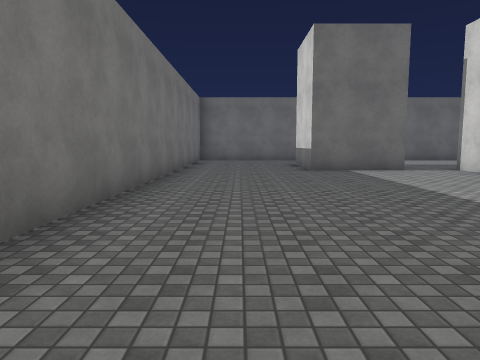
view 1 (above)

24 first-person views from a walk through a 3-D level made in the Unity game engine. The camera is 1.4 m above the floor, tilts 6° down and sees 70° across. The floor is counted in squares, 2 m on a side. Each view is taken from the middle of a square. On the plan, view 1 faces up. The plan holds only what a view shows up to about 11 squares ahead; the rest is blank. The place goes on beyond the plan. The player is left out. Some animated figures are left out. Surface patterns are stand-ins for the level's own textures.

view 2
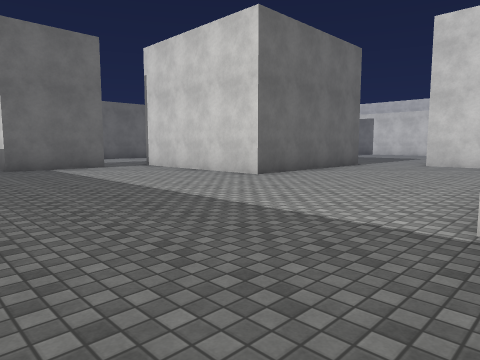

view 3
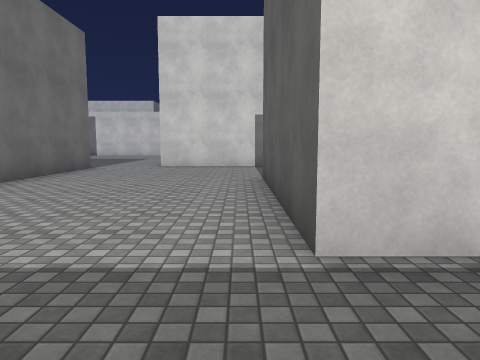

view 4
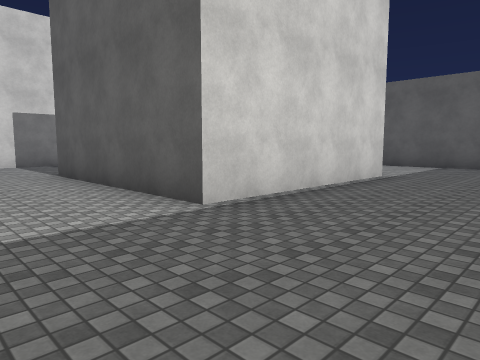

view 5
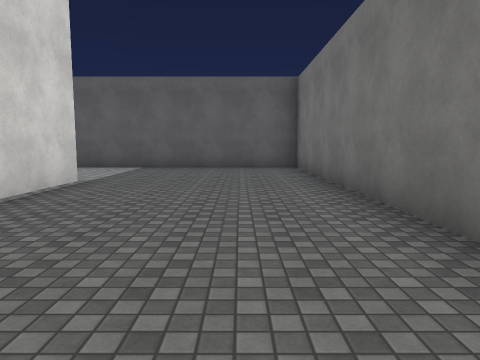

view 6
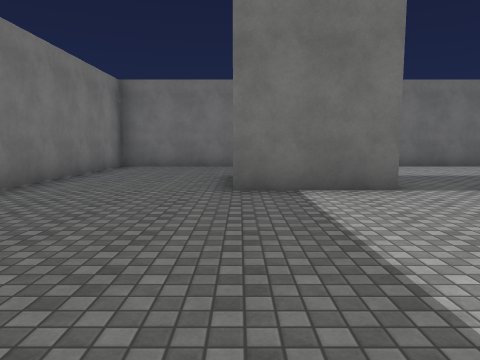

view 7
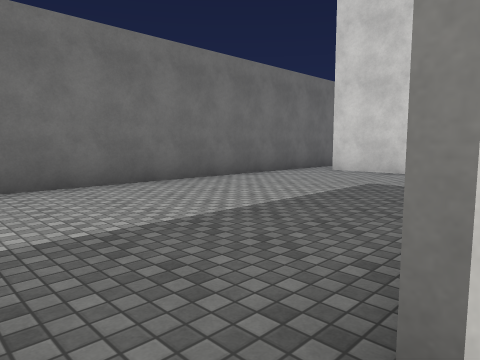

view 8
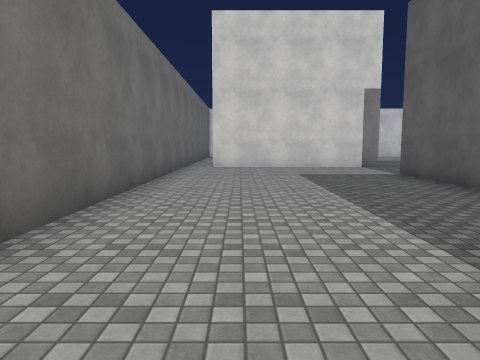

view 9
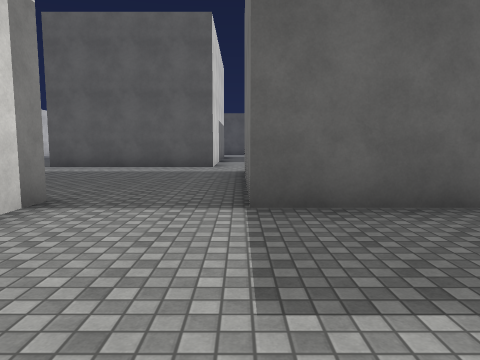

view 10
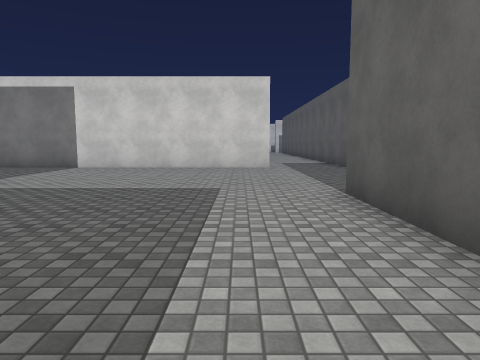

view 11
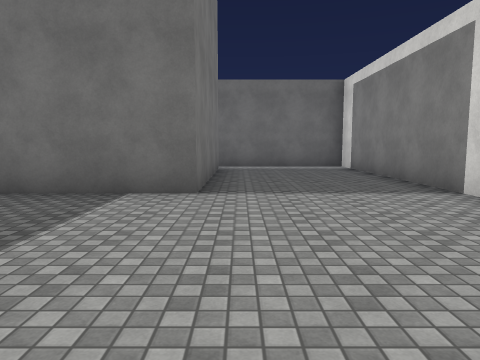

view 12
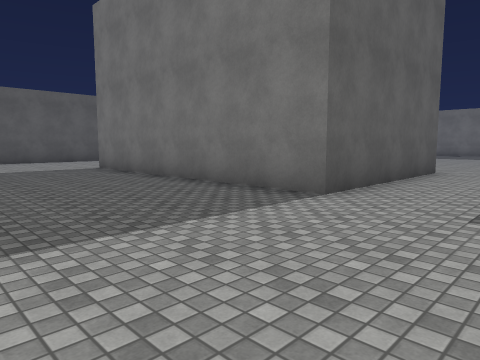

view 13
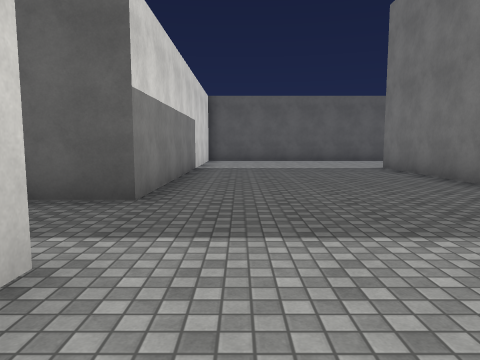

view 14
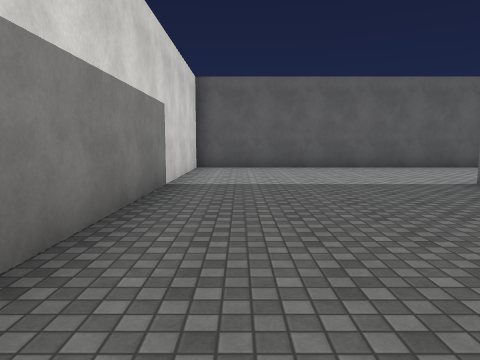

view 15
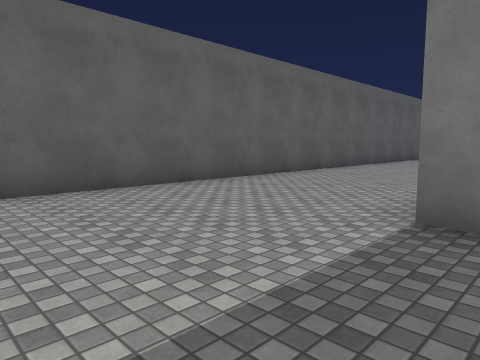

view 16
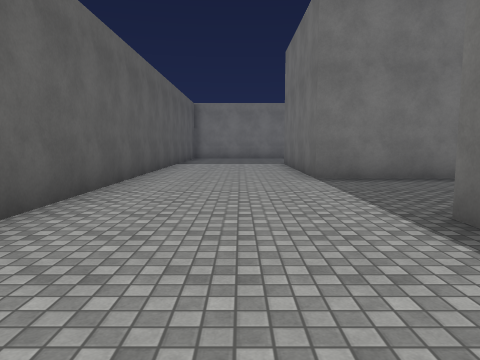

view 17
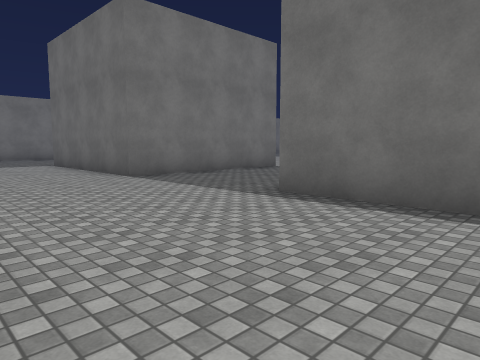

view 18
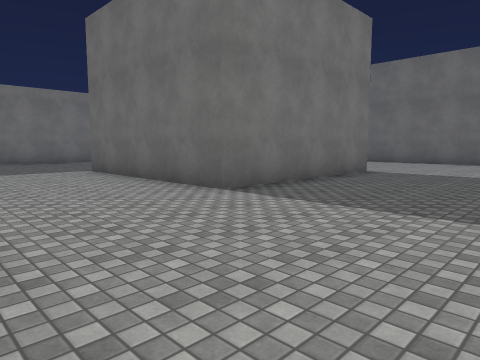

view 19
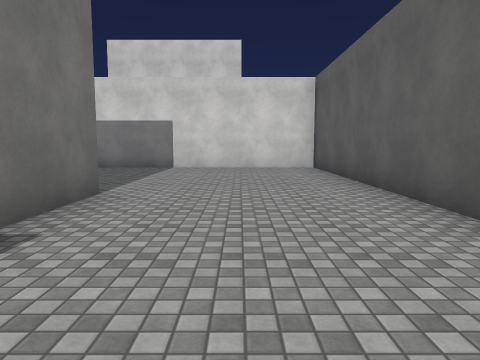

view 20
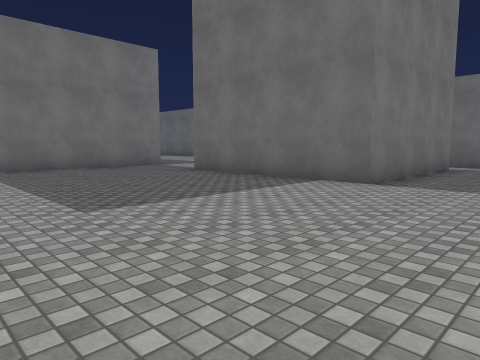

view 21
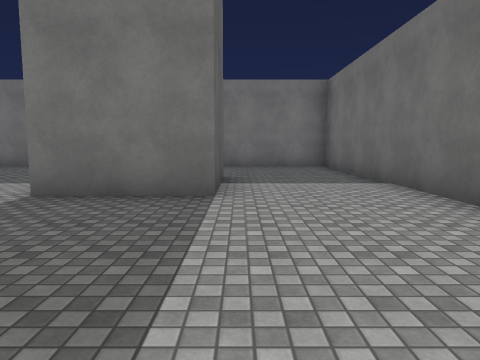

view 22
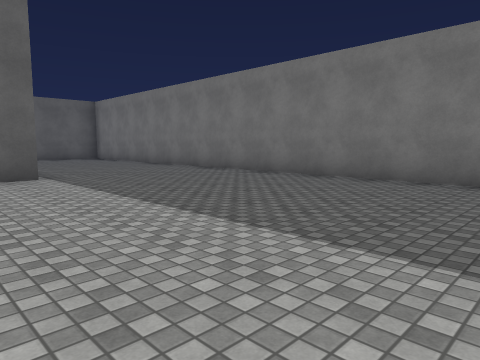

view 23
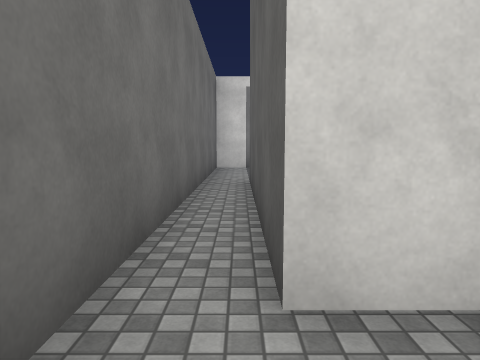

view 24
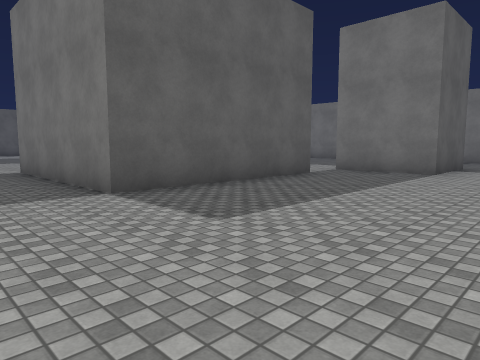

### Floor plan
Points are (right, up) in squares from view 1. A wall is a line through its corners. A room is listed if a view was taken in it or the views show most of it. See-through windows are left out.
Room 1 (views 1, 2, 3, 4, 5, 6, 7, 8, 9, 10, 11, 12, 13, 14, 15, 16, 17, 18, 19, 20, 21, 22, 23, 24)
walls: (10.9, 4.3) (5.9, 4.3) (5.9, 9.3) (10.9, 9.3) (10.9, 4.3); (8.1, -0.5) (8.1, -5.5) (3.1, -5.5) (3.1, -0.5) (8.1, -0.5); (11.8, -1.6) (11.8, 2.5) (16.8, 2.5) (16.8, -5) (11.8, -5); (22.3, 3.1) (22.3, 14.7) (-1.7, 14.7) (-1.7, -9.2) (22.3, -9.2) (22.3, 0.8) (23.5, 0.8); (1.9, 11.7) (4.4, 11.7) (4.4, 9.2) (1.9, 9.2) (1.9, 11.1); (18.4, 13.9) (18.4, 8.8) (13.4, 8.8) (13.4, 13.8) (18.1, 13.8)

Where each view was taken, in squares from view 1:
view 1: 0 up, 0 right, facing up
view 2: 1 down, 0 right, facing up-right
view 3: 0 up, 1 right, facing right
view 4: 2 up, 0 right, facing down-right
view 5: 1 up, 0 right, facing down
view 6: 4 up, 2 right, facing up
view 7: 9 up, 5 right, facing up-right
view 8: 13 up, 3 right, facing right
view 9: 13 up, 11 right, facing down
view 10: 4 up, 12 right, facing right
view 11: 4 up, 19 right, facing up
view 12: 5 up, 21 right, facing down-left
view 13: 5 up, 21 right, facing down
view 14: 1 up, 21 right, facing down
view 15: 4 down, 20 right, facing down-left
view 16: 7 down, 15 right, facing left
view 17: 9 down, 15 right, facing up-left
view 18: 9 down, 12 right, facing up-left
view 19: 7 down, 12 right, facing right
view 20: 3 up, 21 right, facing up-left
view 21: 12 up, 9 right, facing left
view 22: 7 up, 5 right, facing down-left
view 23: 14 up, 12 right, facing right
view 24: 14 up, 13 right, facing down-left
